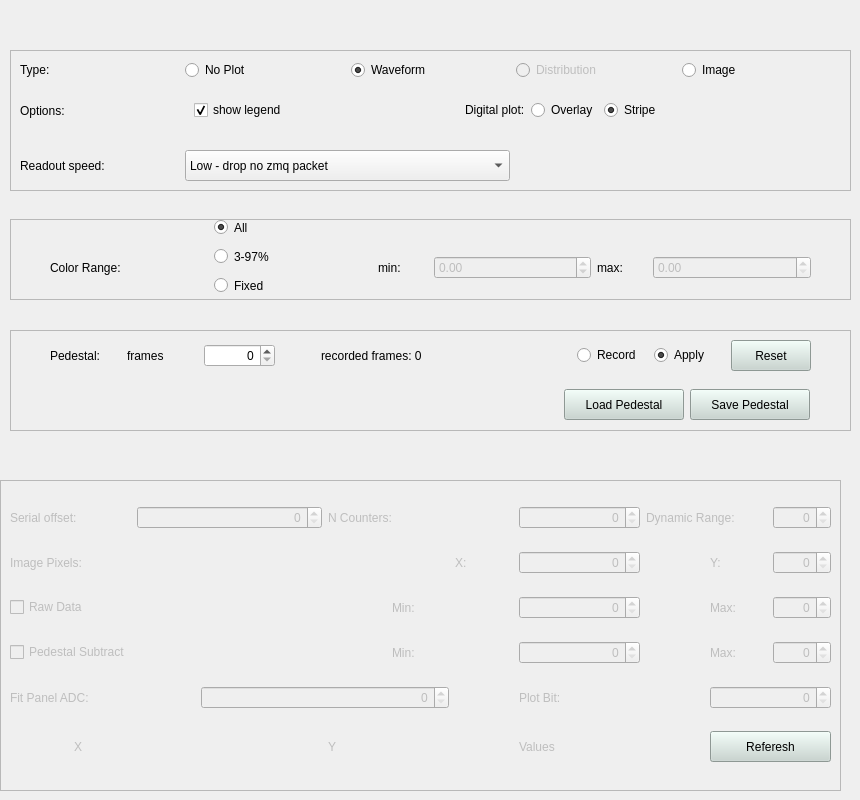
<?xml version="1.0" encoding="UTF-8"?>
<ui version="4.0">
 <class>Form</class>
 <widget class="QWidget" name="Form">
  <property name="geometry">
   <rect>
    <x>0</x>
    <y>0</y>
    <width>860</width>
    <height>800</height>
   </rect>
  </property>
  <property name="minimumSize">
   <size>
    <width>860</width>
    <height>800</height>
   </size>
  </property>
  <property name="windowTitle">
   <string>Form</string>
  </property>
  <widget class="QFrame" name="frame_12">
   <property name="geometry">
    <rect>
     <x>10</x>
     <y>50</y>
     <width>841</width>
     <height>141</height>
    </rect>
   </property>
   <property name="frameShape">
    <enum>QFrame::StyledPanel</enum>
   </property>
   <property name="frameShadow">
    <enum>QFrame::Raised</enum>
   </property>
   <layout class="QGridLayout" name="gridLayout_21">
    <item row="0" column="0">
     <widget class="QLabel" name="label_110">
      <property name="enabled">
       <bool>true</bool>
      </property>
      <property name="text">
       <string>Type:</string>
      </property>
     </widget>
    </item>
    <item row="0" column="3">
     <widget class="QRadioButton" name="radioButtonDistribution">
      <property name="enabled">
       <bool>false</bool>
      </property>
      <property name="text">
       <string>Distribution</string>
      </property>
      <attribute name="buttonGroup">
       <string notr="true">buttonGroup</string>
      </attribute>
     </widget>
    </item>
    <item row="2" column="0">
     <spacer name="verticalSpacer_3">
      <property name="orientation">
       <enum>Qt::Vertical</enum>
      </property>
      <property name="sizeHint" stdset="0">
       <size>
        <width>20</width>
        <height>40</height>
       </size>
      </property>
     </spacer>
    </item>
    <item row="1" column="1" colspan="4">
     <widget class="QStackedWidget" name="stackedWidgetPlotType">
      <property name="currentIndex">
       <number>0</number>
      </property>
      <widget class="QWidget" name="pageWaveform">
       <layout class="QGridLayout" name="gridLayout_23">
        <item row="0" column="2">
         <widget class="QLabel" name="labelDigitalWaveformOption">
          <property name="text">
           <string>Digital plot:</string>
          </property>
         </widget>
        </item>
        <item row="0" column="3">
         <widget class="QRadioButton" name="radioButtonOverlay">
          <property name="text">
           <string>Overlay</string>
          </property>
          <attribute name="buttonGroup">
           <string notr="true">buttonGroup_2</string>
          </attribute>
         </widget>
        </item>
        <item row="0" column="5">
         <spacer name="horizontalSpacer_8">
          <property name="orientation">
           <enum>Qt::Horizontal</enum>
          </property>
          <property name="sizeHint" stdset="0">
           <size>
            <width>40</width>
            <height>20</height>
           </size>
          </property>
         </spacer>
        </item>
        <item row="0" column="0">
         <widget class="QCheckBox" name="checkBoxShowLegend">
          <property name="text">
           <string>show legend</string>
          </property>
          <property name="checked">
           <bool>true</bool>
          </property>
         </widget>
        </item>
        <item row="0" column="4">
         <widget class="QRadioButton" name="radioButtonStripe">
          <property name="text">
           <string>Stripe</string>
          </property>
          <property name="checked">
           <bool>true</bool>
          </property>
          <attribute name="buttonGroup">
           <string notr="true">buttonGroup_2</string>
          </attribute>
         </widget>
        </item>
        <item row="0" column="1">
         <spacer name="horizontalSpacer_3">
          <property name="orientation">
           <enum>Qt::Horizontal</enum>
          </property>
          <property name="sizeHint" stdset="0">
           <size>
            <width>40</width>
            <height>20</height>
           </size>
          </property>
         </spacer>
        </item>
       </layout>
      </widget>
      <widget class="QWidget" name="pageDistribution"/>
      <widget class="QWidget" name="pageImage">
       <layout class="QGridLayout" name="gridLayout_22">
        <item row="0" column="1">
         <widget class="QComboBox" name="comboBoxPlot">
          <property name="enabled">
           <bool>true</bool>
          </property>
          <property name="minimumSize">
           <size>
            <width>0</width>
            <height>31</height>
           </size>
          </property>
          <property name="toolTip">
           <string>Image decoder</string>
          </property>
          <item>
           <property name="text">
            <string>Matterhorn</string>
           </property>
          </item>
          <item>
           <property name="text">
            <string>Moench04</string>
           </property>
          </item>
          <item>
           <property name="text">
            <string>Serializer</string>
           </property>
          </item>
          <item>
           <property name="text">
            <string>Deserializer</string>
           </property>
          </item>
          <item>
           <property name="text">
            <string/>
           </property>
          </item>
         </widget>
        </item>
        <item row="0" column="5">
         <spacer name="horizontalSpacer_9">
          <property name="orientation">
           <enum>Qt::Horizontal</enum>
          </property>
          <property name="sizeHint" stdset="0">
           <size>
            <width>40</width>
            <height>20</height>
           </size>
          </property>
         </spacer>
        </item>
        <item row="0" column="4">
         <widget class="QComboBox" name="comboBoxColorMap">
          <property name="enabled">
           <bool>true</bool>
          </property>
          <property name="minimumSize">
           <size>
            <width>120</width>
            <height>31</height>
           </size>
          </property>
          <property name="toolTip">
           <string>Color map of the image</string>
          </property>
         </widget>
        </item>
        <item row="0" column="2">
         <spacer name="horizontalSpacer_18">
          <property name="orientation">
           <enum>Qt::Horizontal</enum>
          </property>
          <property name="sizeType">
           <enum>QSizePolicy::Fixed</enum>
          </property>
          <property name="sizeHint" stdset="0">
           <size>
            <width>40</width>
            <height>20</height>
           </size>
          </property>
         </spacer>
        </item>
        <item row="0" column="0">
         <widget class="QLabel" name="label_9">
          <property name="text">
           <string>Decoder: </string>
          </property>
         </widget>
        </item>
        <item row="0" column="3">
         <widget class="QLabel" name="label_10">
          <property name="text">
           <string>Color Map: </string>
          </property>
         </widget>
        </item>
       </layout>
      </widget>
     </widget>
    </item>
    <item row="1" column="0">
     <widget class="QLabel" name="labelPlotOptions">
      <property name="text">
       <string>Options:</string>
      </property>
     </widget>
    </item>
    <item row="0" column="1">
     <widget class="QRadioButton" name="radioButtonNoPlot">
      <property name="enabled">
       <bool>true</bool>
      </property>
      <property name="text">
       <string>No Plot</string>
      </property>
      <property name="checked">
       <bool>false</bool>
      </property>
      <attribute name="buttonGroup">
       <string notr="true">buttonGroup</string>
      </attribute>
     </widget>
    </item>
    <item row="3" column="1" colspan="2">
     <widget class="QComboBox" name="comboBoxZMQHWM">
      <property name="enabled">
       <bool>true</bool>
      </property>
      <property name="minimumSize">
       <size>
        <width>0</width>
        <height>31</height>
       </size>
      </property>
      <property name="toolTip">
       <string>&lt;html&gt;&lt;head/&gt;&lt;body&gt;&lt;p&gt;If set to high readout, zmq HWM is set to 2 and buffer size to 1MB to drop zmq packets to catch up.&lt;/p&gt;&lt;p&gt;If set to low readout (default), zmq HWM is set to zmq default (1000) and buffer size to os default to not drop any zmq packets.&lt;/p&gt;&lt;/body&gt;&lt;/html&gt;</string>
      </property>
      <item>
       <property name="text">
        <string>Low - drop no zmq packet</string>
       </property>
      </item>
      <item>
       <property name="text">
        <string>High - drop zmq packets to catch up</string>
       </property>
      </item>
     </widget>
    </item>
    <item row="3" column="0">
     <widget class="QLabel" name="labelZMQHWM">
      <property name="toolTip">
       <string>&lt;html&gt;&lt;head/&gt;&lt;body&gt;&lt;p&gt;If set to high readout, zmq HWM is set to 2 and buffer size to 1MB to drop zmq packets to catch up.&lt;/p&gt;&lt;p&gt;If set to low readout (default), zmq HWM is set to zmq default (1000) and buffer size to os default to not drop any zmq packets.&lt;/p&gt;&lt;/body&gt;&lt;/html&gt;</string>
      </property>
      <property name="text">
       <string>Readout speed:</string>
      </property>
     </widget>
    </item>
    <item row="0" column="4">
     <widget class="QRadioButton" name="radioButtonImage">
      <property name="enabled">
       <bool>true</bool>
      </property>
      <property name="text">
       <string>Image</string>
      </property>
      <attribute name="buttonGroup">
       <string notr="true">buttonGroup</string>
      </attribute>
     </widget>
    </item>
    <item row="0" column="2">
     <widget class="QRadioButton" name="radioButtonWaveform">
      <property name="enabled">
       <bool>true</bool>
      </property>
      <property name="text">
       <string>Waveform</string>
      </property>
      <property name="checked">
       <bool>true</bool>
      </property>
      <attribute name="buttonGroup">
       <string notr="true">buttonGroup</string>
      </attribute>
     </widget>
    </item>
   </layout>
  </widget>
  <widget class="QFrame" name="frame_10">
   <property name="geometry">
    <rect>
     <x>0</x>
     <y>480</y>
     <width>841</width>
     <height>311</height>
    </rect>
   </property>
   <property name="frameShape">
    <enum>QFrame::StyledPanel</enum>
   </property>
   <property name="frameShadow">
    <enum>QFrame::Sunken</enum>
   </property>
   <layout class="QGridLayout" name="gridLayout_16">
    <item row="5" column="0" colspan="2">
     <widget class="QLabel" name="label_122">
      <property name="enabled">
       <bool>false</bool>
      </property>
      <property name="text">
       <string>Fit Panel ADC:</string>
      </property>
     </widget>
    </item>
    <item row="4" column="11">
     <widget class="QLabel" name="label_120">
      <property name="enabled">
       <bool>false</bool>
      </property>
      <property name="text">
       <string>Max:</string>
      </property>
     </widget>
    </item>
    <item row="6" column="8" colspan="2">
     <widget class="QLabel" name="labelValues">
      <property name="enabled">
       <bool>false</bool>
      </property>
      <property name="text">
       <string>Values</string>
      </property>
     </widget>
    </item>
    <item row="0" column="10" colspan="2">
     <widget class="QLabel" name="label_113">
      <property name="enabled">
       <bool>false</bool>
      </property>
      <property name="text">
       <string>Dynamic Range:</string>
      </property>
     </widget>
    </item>
    <item row="1" column="11">
     <widget class="QLabel" name="label_116">
      <property name="enabled">
       <bool>false</bool>
      </property>
      <property name="text">
       <string>Y:</string>
      </property>
     </widget>
    </item>
    <item row="4" column="12">
     <widget class="QSpinBox" name="spinBoxPedestalMax">
      <property name="enabled">
       <bool>false</bool>
      </property>
      <property name="alignment">
       <set>Qt::AlignRight|Qt::AlignTrailing|Qt::AlignVCenter</set>
      </property>
     </widget>
    </item>
    <item row="1" column="8" colspan="2">
     <widget class="QSpinBox" name="spinBoxImageX">
      <property name="enabled">
       <bool>false</bool>
      </property>
      <property name="alignment">
       <set>Qt::AlignRight|Qt::AlignTrailing|Qt::AlignVCenter</set>
      </property>
     </widget>
    </item>
    <item row="3" column="6" colspan="2">
     <widget class="QLabel" name="label_118">
      <property name="enabled">
       <bool>false</bool>
      </property>
      <property name="text">
       <string>Min:</string>
      </property>
     </widget>
    </item>
    <item row="1" column="7">
     <widget class="QLabel" name="label_115">
      <property name="enabled">
       <bool>false</bool>
      </property>
      <property name="text">
       <string>X:</string>
      </property>
     </widget>
    </item>
    <item row="3" column="8" colspan="2">
     <widget class="QSpinBox" name="spinBoxRawMin">
      <property name="enabled">
       <bool>false</bool>
      </property>
      <property name="alignment">
       <set>Qt::AlignRight|Qt::AlignTrailing|Qt::AlignVCenter</set>
      </property>
     </widget>
    </item>
    <item row="0" column="8" colspan="2">
     <widget class="QSpinBox" name="spinBoxNCount">
      <property name="enabled">
       <bool>false</bool>
      </property>
      <property name="alignment">
       <set>Qt::AlignRight|Qt::AlignTrailing|Qt::AlignVCenter</set>
      </property>
     </widget>
    </item>
    <item row="3" column="12">
     <widget class="QSpinBox" name="spinBoxRawMax">
      <property name="enabled">
       <bool>false</bool>
      </property>
      <property name="alignment">
       <set>Qt::AlignRight|Qt::AlignTrailing|Qt::AlignVCenter</set>
      </property>
     </widget>
    </item>
    <item row="5" column="3" colspan="4">
     <widget class="QSpinBox" name="spinBoxFit">
      <property name="enabled">
       <bool>false</bool>
      </property>
      <property name="alignment">
       <set>Qt::AlignRight|Qt::AlignTrailing|Qt::AlignVCenter</set>
      </property>
     </widget>
    </item>
    <item row="1" column="0" colspan="2">
     <widget class="QLabel" name="label_114">
      <property name="enabled">
       <bool>false</bool>
      </property>
      <property name="text">
       <string>Image Pixels:</string>
      </property>
     </widget>
    </item>
    <item row="0" column="2" colspan="3">
     <widget class="QSpinBox" name="spinBoxSerialOffset">
      <property name="enabled">
       <bool>false</bool>
      </property>
      <property name="alignment">
       <set>Qt::AlignRight|Qt::AlignTrailing|Qt::AlignVCenter</set>
      </property>
     </widget>
    </item>
    <item row="4" column="8" colspan="2">
     <widget class="QSpinBox" name="spinBoxPedestalMin">
      <property name="enabled">
       <bool>false</bool>
      </property>
      <property name="alignment">
       <set>Qt::AlignRight|Qt::AlignTrailing|Qt::AlignVCenter</set>
      </property>
     </widget>
    </item>
    <item row="6" column="5">
     <widget class="QLabel" name="labelY">
      <property name="enabled">
       <bool>false</bool>
      </property>
      <property name="text">
       <string>Y</string>
      </property>
     </widget>
    </item>
    <item row="4" column="6" colspan="2">
     <widget class="QLabel" name="label_119">
      <property name="enabled">
       <bool>false</bool>
      </property>
      <property name="text">
       <string>Min:</string>
      </property>
     </widget>
    </item>
    <item row="6" column="1">
     <widget class="QLabel" name="labelX">
      <property name="enabled">
       <bool>false</bool>
      </property>
      <property name="text">
       <string>X</string>
      </property>
     </widget>
    </item>
    <item row="3" column="11">
     <widget class="QLabel" name="label_121">
      <property name="enabled">
       <bool>false</bool>
      </property>
      <property name="text">
       <string>Max:</string>
      </property>
     </widget>
    </item>
    <item row="0" column="0" colspan="2">
     <widget class="QLabel" name="label_111">
      <property name="enabled">
       <bool>false</bool>
      </property>
      <property name="text">
       <string>Serial offset:</string>
      </property>
     </widget>
    </item>
    <item row="1" column="12">
     <widget class="QSpinBox" name="spinBoxImageY">
      <property name="enabled">
       <bool>false</bool>
      </property>
      <property name="alignment">
       <set>Qt::AlignRight|Qt::AlignTrailing|Qt::AlignVCenter</set>
      </property>
     </widget>
    </item>
    <item row="5" column="8" colspan="3">
     <widget class="QLabel" name="label_123">
      <property name="enabled">
       <bool>false</bool>
      </property>
      <property name="text">
       <string>Plot Bit:</string>
      </property>
     </widget>
    </item>
    <item row="3" column="0" colspan="2">
     <widget class="QCheckBox" name="checkBoxRaw">
      <property name="enabled">
       <bool>false</bool>
      </property>
      <property name="text">
       <string>Raw Data</string>
      </property>
     </widget>
    </item>
    <item row="6" column="11" colspan="2">
     <widget class="QPushButton" name="pushButtonReferesh">
      <property name="minimumSize">
       <size>
        <width>0</width>
        <height>31</height>
       </size>
      </property>
      <property name="styleSheet">
       <string notr="true">background-color: rgb(199, 213, 207);</string>
      </property>
      <property name="text">
       <string>Referesh</string>
      </property>
     </widget>
    </item>
    <item row="4" column="0" colspan="4">
     <widget class="QCheckBox" name="checkBoxPedestal">
      <property name="enabled">
       <bool>false</bool>
      </property>
      <property name="text">
       <string>Pedestal Subtract</string>
      </property>
     </widget>
    </item>
    <item row="0" column="12">
     <widget class="QSpinBox" name="spinBoxDynamicRange">
      <property name="enabled">
       <bool>false</bool>
      </property>
      <property name="alignment">
       <set>Qt::AlignRight|Qt::AlignTrailing|Qt::AlignVCenter</set>
      </property>
     </widget>
    </item>
    <item row="5" column="11" colspan="2">
     <widget class="QSpinBox" name="spinBoxPlot">
      <property name="enabled">
       <bool>false</bool>
      </property>
      <property name="alignment">
       <set>Qt::AlignRight|Qt::AlignTrailing|Qt::AlignVCenter</set>
      </property>
     </widget>
    </item>
    <item row="0" column="5" colspan="3">
     <widget class="QLabel" name="label_112">
      <property name="enabled">
       <bool>false</bool>
      </property>
      <property name="text">
       <string>N Counters:</string>
      </property>
     </widget>
    </item>
   </layout>
  </widget>
  <widget class="QFrame" name="frame">
   <property name="geometry">
    <rect>
     <x>10</x>
     <y>219</y>
     <width>841</width>
     <height>81</height>
    </rect>
   </property>
   <property name="frameShape">
    <enum>QFrame::StyledPanel</enum>
   </property>
   <property name="frameShadow">
    <enum>QFrame::Raised</enum>
   </property>
   <widget class="QWidget" name="horizontalLayoutWidget">
    <property name="geometry">
     <rect>
      <x>0</x>
      <y>-7</y>
      <width>841</width>
      <height>111</height>
     </rect>
    </property>
    <layout class="QHBoxLayout" name="horizontalLayout">
     <item>
      <spacer name="horizontalSpacer">
       <property name="orientation">
        <enum>Qt::Horizontal</enum>
       </property>
       <property name="sizeType">
        <enum>QSizePolicy::Fixed</enum>
       </property>
       <property name="sizeHint" stdset="0">
        <size>
         <width>40</width>
         <height>20</height>
        </size>
       </property>
      </spacer>
     </item>
     <item>
      <widget class="QLabel" name="label">
       <property name="text">
        <string>Color Range:</string>
       </property>
      </widget>
     </item>
     <item>
      <widget class="QWidget" name="widget" native="true">
       <widget class="QWidget" name="layoutWidget">
        <property name="geometry">
         <rect>
          <x>0</x>
          <y>0</y>
          <width>121</width>
          <height>91</height>
         </rect>
        </property>
        <layout class="QVBoxLayout" name="verticalLayout">
         <item>
          <widget class="QRadioButton" name="radioButtonAutomatic">
           <property name="maximumSize">
            <size>
             <width>16777215</width>
             <height>15</height>
            </size>
           </property>
           <property name="text">
            <string>All</string>
           </property>
           <property name="checked">
            <bool>true</bool>
           </property>
           <attribute name="buttonGroup">
            <string notr="true">buttonGroup_4</string>
           </attribute>
          </widget>
         </item>
         <item>
          <widget class="QRadioButton" name="radioButtonCenter">
           <property name="enabled">
            <bool>true</bool>
           </property>
           <property name="maximumSize">
            <size>
             <width>16777215</width>
             <height>15</height>
            </size>
           </property>
           <property name="text">
            <string>3-97%</string>
           </property>
           <attribute name="buttonGroup">
            <string notr="true">buttonGroup_4</string>
           </attribute>
          </widget>
         </item>
         <item>
          <widget class="QRadioButton" name="radioButtonFixed">
           <property name="maximumSize">
            <size>
             <width>16777215</width>
             <height>15</height>
            </size>
           </property>
           <property name="text">
            <string>Fixed</string>
           </property>
           <attribute name="buttonGroup">
            <string notr="true">buttonGroup_4</string>
           </attribute>
          </widget>
         </item>
        </layout>
       </widget>
      </widget>
     </item>
     <item>
      <widget class="QLabel" name="label_3">
       <property name="maximumSize">
        <size>
         <width>50</width>
         <height>16777215</height>
        </size>
       </property>
       <property name="text">
        <string>min:</string>
       </property>
      </widget>
     </item>
     <item>
      <widget class="QDoubleSpinBox" name="cminSpinBox">
       <property name="enabled">
        <bool>false</bool>
       </property>
       <property name="minimum">
        <double>-1000.000000000000000</double>
       </property>
       <property name="maximum">
        <double>100000.000000000000000</double>
       </property>
      </widget>
     </item>
     <item>
      <widget class="QLabel" name="label_2">
       <property name="maximumSize">
        <size>
         <width>50</width>
         <height>16777215</height>
        </size>
       </property>
       <property name="text">
        <string>max:</string>
       </property>
      </widget>
     </item>
     <item>
      <widget class="QDoubleSpinBox" name="cmaxSpinBox">
       <property name="enabled">
        <bool>false</bool>
       </property>
       <property name="maximum">
        <double>100000.000000000000000</double>
       </property>
      </widget>
     </item>
     <item>
      <spacer name="horizontalSpacer_2">
       <property name="orientation">
        <enum>Qt::Horizontal</enum>
       </property>
       <property name="sizeType">
        <enum>QSizePolicy::Fixed</enum>
       </property>
       <property name="sizeHint" stdset="0">
        <size>
         <width>40</width>
         <height>20</height>
        </size>
       </property>
      </spacer>
     </item>
    </layout>
   </widget>
  </widget>
  <widget class="QFrame" name="frame_2">
   <property name="geometry">
    <rect>
     <x>10</x>
     <y>330</y>
     <width>841</width>
     <height>101</height>
    </rect>
   </property>
   <property name="frameShape">
    <enum>QFrame::StyledPanel</enum>
   </property>
   <property name="frameShadow">
    <enum>QFrame::Raised</enum>
   </property>
   <widget class="QWidget" name="horizontalLayoutWidget_2">
    <property name="geometry">
     <rect>
      <x>0</x>
      <y>0</y>
      <width>841</width>
      <height>51</height>
     </rect>
    </property>
    <layout class="QHBoxLayout" name="horizontalLayout_3">
     <item>
      <spacer name="horizontalSpacer_4">
       <property name="orientation">
        <enum>Qt::Horizontal</enum>
       </property>
       <property name="sizeType">
        <enum>QSizePolicy::Fixed</enum>
       </property>
       <property name="sizeHint" stdset="0">
        <size>
         <width>40</width>
         <height>20</height>
        </size>
       </property>
      </spacer>
     </item>
     <item>
      <widget class="QLabel" name="label_117">
       <property name="enabled">
        <bool>true</bool>
       </property>
       <property name="text">
        <string>Pedestal:</string>
       </property>
      </widget>
     </item>
     <item>
      <widget class="QLabel" name="label_4">
       <property name="text">
        <string>frames</string>
       </property>
      </widget>
     </item>
     <item>
      <widget class="QSpinBox" name="spinBoxPedestalFrames">
       <property name="enabled">
        <bool>true</bool>
       </property>
       <property name="alignment">
        <set>Qt::AlignRight|Qt::AlignTrailing|Qt::AlignVCenter</set>
       </property>
      </widget>
     </item>
     <item>
      <spacer name="horizontalSpacer_6">
       <property name="orientation">
        <enum>Qt::Horizontal</enum>
       </property>
       <property name="sizeType">
        <enum>QSizePolicy::Preferred</enum>
       </property>
       <property name="sizeHint" stdset="0">
        <size>
         <width>40</width>
         <height>20</height>
        </size>
       </property>
      </spacer>
     </item>
     <item>
      <widget class="QLabel" name="labelPedestalFrames">
       <property name="minimumSize">
        <size>
         <width>250</width>
         <height>0</height>
        </size>
       </property>
       <property name="text">
        <string>recorded frames: 0</string>
       </property>
      </widget>
     </item>
     <item>
      <widget class="QRadioButton" name="radioButtonPedestalRecord">
       <property name="enabled">
        <bool>true</bool>
       </property>
       <property name="text">
        <string>Record</string>
       </property>
       <property name="checkable">
        <bool>true</bool>
       </property>
       <property name="checked">
        <bool>false</bool>
       </property>
       <attribute name="buttonGroup">
        <string notr="true">buttonGroup_3</string>
       </attribute>
      </widget>
     </item>
     <item>
      <widget class="QRadioButton" name="radioButtonPedestalApply">
       <property name="enabled">
        <bool>true</bool>
       </property>
       <property name="text">
        <string>Apply </string>
       </property>
       <property name="checked">
        <bool>true</bool>
       </property>
       <attribute name="buttonGroup">
        <string notr="true">buttonGroup_3</string>
       </attribute>
      </widget>
     </item>
     <item>
      <widget class="QPushButton" name="pushButtonPedestalReset">
       <property name="enabled">
        <bool>true</bool>
       </property>
       <property name="minimumSize">
        <size>
         <width>0</width>
         <height>31</height>
        </size>
       </property>
       <property name="styleSheet">
        <string notr="true">background-color: rgb(199, 213, 207);</string>
       </property>
       <property name="text">
        <string>Reset</string>
       </property>
      </widget>
     </item>
     <item>
      <spacer name="horizontalSpacer_5">
       <property name="orientation">
        <enum>Qt::Horizontal</enum>
       </property>
       <property name="sizeType">
        <enum>QSizePolicy::Fixed</enum>
       </property>
       <property name="sizeHint" stdset="0">
        <size>
         <width>40</width>
         <height>20</height>
        </size>
       </property>
      </spacer>
     </item>
    </layout>
   </widget>
   <widget class="QWidget" name="horizontalLayoutWidget_3">
    <property name="geometry">
     <rect>
      <x>-1</x>
      <y>49</y>
      <width>841</width>
      <height>51</height>
     </rect>
    </property>
    <layout class="QHBoxLayout" name="horizontalLayout_2">
     <item>
      <spacer name="horizontalSpacer_7">
       <property name="orientation">
        <enum>Qt::Horizontal</enum>
       </property>
       <property name="sizeHint" stdset="0">
        <size>
         <width>40</width>
         <height>20</height>
        </size>
       </property>
      </spacer>
     </item>
     <item>
      <widget class="QPushButton" name="pushButtonLoadPedestal">
       <property name="minimumSize">
        <size>
         <width>120</width>
         <height>31</height>
        </size>
       </property>
       <property name="styleSheet">
        <string notr="true">background-color: rgb(199, 213, 207);</string>
       </property>
       <property name="text">
        <string>Load Pedestal</string>
       </property>
      </widget>
     </item>
     <item>
      <widget class="QPushButton" name="pushButtonSavePedestal">
       <property name="minimumSize">
        <size>
         <width>120</width>
         <height>31</height>
        </size>
       </property>
       <property name="styleSheet">
        <string notr="true">background-color: rgb(199, 213, 207);</string>
       </property>
       <property name="text">
        <string>Save Pedestal</string>
       </property>
      </widget>
     </item>
     <item>
      <spacer name="horizontalSpacer_10">
       <property name="orientation">
        <enum>Qt::Horizontal</enum>
       </property>
       <property name="sizeType">
        <enum>QSizePolicy::Preferred</enum>
       </property>
       <property name="sizeHint" stdset="0">
        <size>
         <width>40</width>
         <height>20</height>
        </size>
       </property>
      </spacer>
     </item>
    </layout>
   </widget>
  </widget>
 </widget>
 <resources/>
 <connections/>
 <buttongroups>
  <buttongroup name="buttonGroup"/>
  <buttongroup name="buttonGroup_4"/>
  <buttongroup name="buttonGroup_2"/>
  <buttongroup name="buttonGroup_3"/>
 </buttongroups>
</ui>
